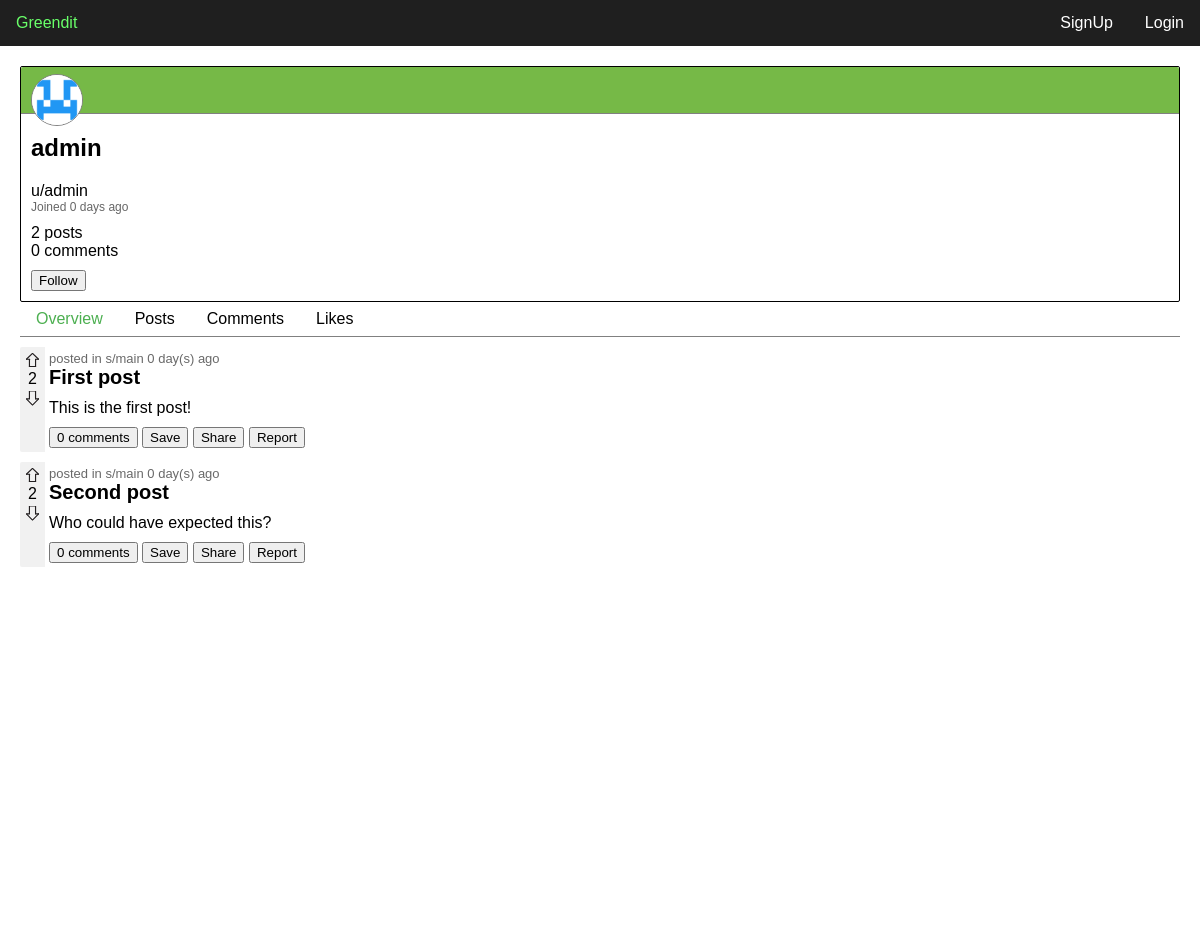
Screenshot of /user.php?name=admin with the database file from the repository.
### tables this page shows
create table if not exists users (
    user_id int not null auto_increment,
    email varchar(45) null default null,
    username varchar(45) not null,
    password varchar(256) not null,
    created_at datetime not null default current_timestamp,
    primary key (user_id)
);

create table if not exists posts (
    post_id int not null auto_increment,
    title varchar(45) not null,
    content text,
    hash varchar(6) not null,
    user_id int not null,
    community_id int not null,
    status enum('public','draft','removed'),
    created_at datetime not null default current_timestamp,
    primary key (post_id),
    index fk_posts_users (user_id asc) visible,
    index fk_community1_idx (community_id asc) visible,
    constraint fk_posts_users foreign key (user_id) references users (user_id),
    constraint fk_community1 foreign key (community_id) references communities (community_id) on delete cascade
);

create table if not exists communities (
    community_id int not null auto_increment,
    name varchar(45) not null,
    shortname varchar(24) not null,
    user_id int not null,
    created_at datetime not null default current_timestamp,
    primary key (community_id),
    index fk_user_idx (user_id asc) visible,
    constraint fk_user_id foreign key (user_id) references users (user_id)
);

### require/db_connect.php (called while the page is built, shortened)
<?php
    $conn = new mysqli('127.0.0.1', 'root', '', 'greendit');
    function query($sql) {
        global $conn;
        $result = $conn->query($sql);
        return $result->fetch_all(MYSQLI_ASSOC);
    }
    function rows($sql) {
        global $conn;
        $result = $conn->query($sql);
        return $result->num_rows;
    }
    function row($sql) {
        global $conn;
        $result = $conn->query($sql);
        return $result->fetch_assoc();
    }
?>

### user.php (the view, shortened to what this page needs)
<?php require('require/header.php'); ?>
<?php
    function plural($word,$num) {
        return $word.'s';
    }
    if (isset($_GET['name'])) {
        require_once 'require/db_connect.php';
        $user = row('select * from users where username = "' . $_GET['name'] . '"');
        $date = $user['created_at'];
        $datediff = time() - strtotime($date);
        $date = round($datediff / (60 * 60 * 24));
        $posts = rows('select * from posts where user_id = ' . $user['user_id']);
        $comments = rows('select * from comments where user_id = ' . $user['user_id']);
        $user_url = 'users/' . $user['username'];
        echo '
            <main>
            <div class="user-info">
                <div class="user-banner">
                    <img src="resources/pfps/'.$user['username'].'.png" alt="">
                </div>
                <div class="user-main">
                    <h2>' . $user['username'] . '</h2>
                    <a href="'.$user_url.'">u/' . $user['username'] . '</a>
                    <p>Joined ' . $date . ' '.plural('day',$date).' ago</p>
                </div>
                <div class="user-stats">
                    <a href="'.$user_url.'/posts">' . $posts . ' '.plural('post',$posts).'</a><br>
                    <a href="'.$user_url.'/comments">' . $comments . ' '.plural('comment',$comments).' </a>
                </div>
                <button class="follow-btn">Follow</button>
            </div>
        ';
    }
    $tabs = array('overview','posts','comments','likes');
    $tab_index = isset($_GET['tab']) ? array_search($_GET['tab'],$tabs) : 0;
    function active($index) {
        global $tab_index;
        if ($index == $tab_index) {
            return ' class="active" ';
        }
        return ' ';
    }
    echo '
    <nav class="tabbs">
        <a'.active(0).'href="users/'.$user['username'].'/overview">Overview</a>
        <a'.active(1).'href="users/'.$user['username'].'/posts">Posts</a>
        <a'.active(2).'href="users/'.$user['username'].'/comments">Comments</a>
        <a'.active(3).'href="users/'.$user['username'].'/likes">Likes</a>
    </nav>
    <div id="feed" class="ignore-css">
    ';
    require_once 'require/feed.php';
    if ($tab_index == 0 || $tab_index == 1)  {
        $posts = query('select * from posts where user_id = ' . $user['user_id']);
        foreach ($posts as $post) {
            postHTML($post,true,false);
        }
    }
?>
</div>
</main>
<?php require('require/footer.php'); ?>

### require/feed.php (shortened to what this page needs)
<?php
    function postHTML($post, $show_community = true, $show_user = true) {
        $community = row('select * from communities where community_id=' . $post['community_id']);
        $comments = rows('select * from comments where post_id=' . $post['post_id']);
        $likes = rows('select * from post_likes where post_id=' . $post['post_id']);
        $dislikes = rows('select * from post_dislikes where post_id=' . $post['post_id']);
        $totalLikes = $likes - $dislikes;
        $date = $post['created_at'];
        $datediff = time() - strtotime($date);
        $date = round($datediff / (60 * 60 * 24));
        $liked = 0;
        $disliked = 0;
        $post_media = query('select * from post_media where post_id = ' . $post['post_id']);
        $content = '';
        if (count($post_media) > 0) {
            $file_name = $post_media[0]['file_name'];
            $extension = explode($file_name,'.')[1];
            $image_extensions = array('png','jpg','jpeg','tiff','bmp');
            $video_extensions = array('mp4','wav','mov');
            if (in_array($extension, $image_extensions)) {
                $content = '<div class="image-collage">';
                foreach ($post_media as $media) {
                    $content .= '<img src="resources/uploads/fullres/' . $media['file_name'] . '">';
                }
                $content .= '</div>';
            } else if (in_array($extension, $video_extensions)) {
                echo '
                <video width="XXX" height="XXX">
                    <source src="resources/uploads/fullres/' . $post_media[0]['file_name'] . '" type="XXX">
                    Your browser does not support the video tag.
                </video>
                ';
            }
        } else {
            $content = '<p>'.$post['content'].'</p>';
        }
        $post_head = '<div class="head">';
        if ($show_community) {
            if (!$show_user) $post_head .= 'posted in ';
            $post_head .= '<a href="subs/'.$community['shortname'].'">s/'.$community['shortname'].'</a>&nbsp;';
        }
        $post_head .= $date . ' day(s) ago </div>';
        echo '
        <div class="post" data-hash="'.$post['hash'].'">
            <div class="left">
                <div class="arrow-wrapper">
                    <button class="upvote"><img src="resources/upvote'.($liked?'_full':'').'.svg"></button>
                    <span class="like-count">'.$totalLikes.'</span>
                    <button class="downvote"><img src="resources/downvote'.($disliked?'_full':'').'.svg"></button>
                </div>
            </div>
            <div class="right">
                '.$post_head.'
                <h2>' . $post['title'] . '</h2>
                '.$content.'
                <div class="footer">
                    <button class="comment-btn">' . $comments . ' comments</button>
                    <button class="save-btn">Save</button>
                    <button class="share-btn">Share</button>
                    <button class="report-btn">Report</button>
                </div>
            </div>
        </div>
        ';
    }
?>

### css/nav.css (style rules this page uses)
:root { font-family: 'Lucida Sans', 'Lucida Sans Regular', 'Lucida Grande', 'Lucida Sans Unicode', Geneva, Verdana, sans-serif; }
body, html { margin: 0; font-family: Arial, Helvetica, sans-serif; overflow-x: hidden; }
nav.tabbs { overflow: hidden; border-bottom: 1px solid gray; margin-bottom: 10px; }
nav.tabbs a { float: left; color: black; text-align: center; padding: 8px 16px; text-decoration: none; font-size: 1em; }
nav.tabbs a.active { color: #4CAF50; }

### css/feed.css (style rules this page uses)
main { padding: 0 20px 0 20px; min-height: 100%; display: flex; flex-direction: column; }
#feed { padding: 0 0 0 0; background-color: lightgray; margin: 0 -20px 0 -20px; padding: 10px 10% 10px 10%; flex-grow: 1; }
.post { background-color: white; border-radius: 2px; margin-bottom: 10px; display: flex; }
.post h2 { margin-bottom: 0; margin-top: 0; font-size: 20px; }
.post .right p { margin-top: 10px; margin-bottom: 10px; }
.like-count { text-align: center; }
.post .left { float: left; background-color: #f1f1f1; border-top-left-radius: 2px; border-bottom-left-radius: 2px; padding: 6px; }
.right { padding: 4px; padding-right: 10px; }
.post .head { color: #696969; font-size: 13px; }
.post .head a { color: #696969; text-decoration: none; }
.arrow-wrapper { display: flex; flex-direction: column; }
.arrow-wrapper button { border: 0; background: none; font-weight: bold; padding: 0; width: 13px; }
.arrow-wrapper .downvote { transform: rotate(180deg); }

### css/main.css (style rules this page uses)
.ignore-css { all: unset !important; }

### css/form.css (style rules this page uses)
body, html { height: 100%; }

### css/user.css (style rules this page uses)
.user-info { border: 1px solid black; padding: 10px; border-radius: 2px; margin-top: 20px; }
.user-banner { background-color: #76B947; border-bottom: 1px solid gray; margin: -10px; margin-bottom: 10px; border-top-left-radius: 2px; border-top-right-radius: 2px; }
.user-banner img { border: 1px solid gray; border-radius: 50%; width: 50px; margin-top: -10px; position: relative; top: 17px; left: 10px; height: 50px; background-color: white; }
.user-main p { margin-top: 0; margin-bottom: 0; color: #676767; font-size: 12px; }
.user-info a { color: #000; text-decoration: none; }
.user-stats { margin-top: 10px; }
.user-info .follow-btn { margin-top: 10px; }

### rows the page displays
users: username (picture), username "admin", created_at "0", created_at "days"
posts: totalLikes "2", value "posted in", community.shortname "main", created_at "0", title "First post", content "This is the first post!", comments "0"
posts: totalLikes "2", value "posted in", community.shortname "main", created_at "0", title "Second post", content "Who could have expected this?", comments "0"

### other values shown
$posts "2"
plural('post',$posts) "posts"
$comments "0"
plural('comment',$comments) "comments"
